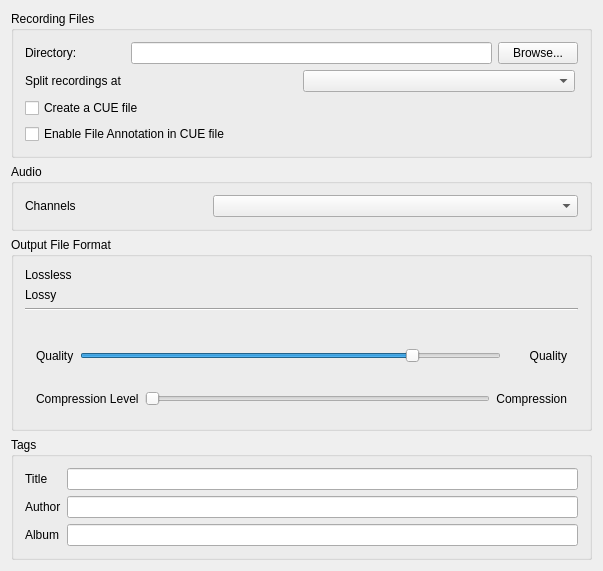
<?xml version="1.0" encoding="UTF-8"?>
<ui version="4.0">
 <class>DlgPrefRecordDlg</class>
 <widget class="QWidget" name="DlgPrefRecordDlg">
  <property name="geometry">
   <rect>
    <x>0</x>
    <y>0</y>
    <width>603</width>
    <height>568</height>
   </rect>
  </property>
  <property name="windowTitle">
   <string>Recording Preferences</string>
  </property>
  <layout class="QGridLayout" name="gridLayout_2">

   <item row="0" column="0" colspan="3">
    <widget class="QGroupBox" name="groupBoxRecordingsPath">
     <property name="title">
      <string>Recording Files</string>
     </property>
     <layout class="QGridLayout" name="gridLayout_Recordings">
      <item row="0" column="0">
       <widget class="QLabel" name="TextLabel_Recordings">
        <property name="enabled">
         <bool>true</bool>
        </property>
        <property name="minimumSize">
         <size>
          <width>100</width>
          <height>10</height>
         </size>
        </property>
        <property name="font">
         <font/>
        </property>
        <property name="text">
         <string>Directory:</string>
        </property>
        <property name="wordWrap">
         <bool>false</bool>
        </property>
        <property name="buddy">
         <cstring>LineEditRecordings</cstring>
        </property>
       </widget>
      </item>
      <item row="0" column="1">
       <widget class="QLineEdit" name="LineEditRecordings">
        <property name="minimumSize">
         <size>
          <width>100</width>
          <height>10</height>
         </size>
        </property>
        <property name="font">
         <font/>
        </property>
       </widget>
      </item>
      <item row="0" column="2">
       <widget class="QPushButton" name="PushButtonBrowseRecordings">
        <property name="font">
         <font/>
        </property>
        <property name="text">
         <string>Browse...</string>
        </property>
       </widget>
      </item>

      <item row="1" column="0" colspan="3">
       <layout class="QHBoxLayout" name="splittingLayout">
        <property name="topMargin">
         <number>0</number>
        </property>
        <property name="rightMargin">
         <number>0</number>
        </property>
        <property name="bottomMargin">
         <number>0</number>
        </property>
        <property name="leftMargin">
         <number>0</number>
        </property>
        <item>
         <widget class="QLabel" name="LabelSplitting">
          <property name="text">
           <string>Split recordings at</string>
          </property>
          <property name="buddy">
           <cstring>comboBoxSplitting</cstring>
          </property>
         </widget>
        </item>
        <item>
         <widget class="QComboBox" name="comboBoxSplitting"/>
        </item>
        <!--item row="1" column="4" rowspan="4"-->
        <item>
         <spacer name="horizontalSpacer_split">
          <property name="orientation">
           <enum>Qt::Horizontal</enum>
          </property>
          <property name="sizeType">
           <enum>QSizePolicy::MinimumExpanding</enum>
          </property>
         </spacer>
        </item>
       </layout>
      </item>

      <item row="2" column="0" colspan="3">
       <widget class="QCheckBox" name="CheckBoxRecordCueFile">
        <property name="text">
         <string>Create a CUE file</string>
        </property>
       </widget>
      </item>


      <item row="3" column="0" colspan="3">
       <widget class="QCheckBox" name="CheckBoxUseCueFileAnnotation">
        <property name="toolTip">
         <string>This will include the filepath for each track in the CUE file.
This option makes the CUE file less portable and can reveal personal
information from filepaths (i.e. username)</string>
        </property>
        <property name="text">
         <string>Enable File Annotation in CUE file</string>
        </property>
       </widget>
      </item>

     </layout>
    </widget>
   </item>
     
	<item row="1" column="0" colspan="3">
		<widget class="QGroupBox" name="groupBoxAudio">
			<property name="title">
				<string>Audio</string>
			</property>
			<layout class="QGridLayout" name="gridLayoutAudio">
				<item row="0" column="0">
					<widget class="QLabel" name="recordingMainOutputModeLabel">
						<property name="text">
							<string>Channels</string>
						</property>
						<property name="buddy">
							<cstring>recordingMainOutputModeComboBox</cstring>
						</property>
					</widget>
				</item>
				<item row="0" column="1" colspan="2">
					<widget class="QComboBox" name="recordingMainOutputModeComboBox"/>
				</item>
			</layout>
		</widget>
	</item>

	<item row="2" column="0" colspan="3">
    <widget class="QGroupBox" name="groupBoxFileformat">
     <property name="title">
      <string>Output File Format</string>
     </property>
     <layout class="QGridLayout" name="gridLayout_4">

      <item row="1" column="0">
       <widget class="QLabel" name="LabelLossless">
        <property name="text">
         <string>Lossless</string>
        </property>
       </widget>
      </item>
      <item row="1" column="1" colspan="2">
       <layout class="QHBoxLayout" name="LosslessEncLayout">
        <property name="topMargin">
         <number>0</number>
        </property>
       </layout>
      </item>

      <item row="2" column="0">
       <widget class="QLabel" name="LabelLossy">
        <property name="text">
         <string>Lossy</string>
        </property>
       </widget>
      </item>
      <item row="2" column="1" colspan="2">
       <layout class="QHBoxLayout" name="LossyEncLayout"/>
      </item>

      <item row="3" column="0" colspan="3">
       <widget class="Line" name="line">
        <property name="orientation">
         <enum>Qt::Horizontal</enum>
        </property>
       </widget>
      </item>

      <item row="4" column="0">
       <widget class="QLabel" name="labelOptionGroup">
        <property name="minimumSize">
         <size>
          <width>0</width>
          <height>0</height>
         </size>
        </property>
        <property name="text">
         <string/>
        </property>
       </widget>
      </item>
      <item row="4" column="1" colspan="2">
       <layout class="QHBoxLayout" name="OptionGroupsLayout"/>
      </item>

      <item row="5" column="0" colspan="3">
       <widget class="QWidget" name="qualityGroup">
        <layout class="QHBoxLayout" name="qualityHLayout">
         <item>
          <widget class="QLabel" name="LabelQuality">
           <property name="text">
            <string>Quality</string>
           </property>
          </widget>
         </item>
         <item>
          <widget class="QSlider" name="SliderQuality">
           <property name="minimum">
            <number>1</number>
           </property>
           <property name="maximum">
            <number>11</number>
           </property>
           <property name="singleStep">
            <number>1</number>
           </property>
           <property name="pageStep">
            <number>1</number>
           </property>
           <property name="value">
            <number>9</number>
           </property>
           <property name="orientation">
            <enum>Qt::Horizontal</enum>
           </property>
           <property name="tickInterval">
            <number>5</number>
           </property>
          </widget>
         </item>
         <item>
          <widget class="QLabel" name="TextQuality">
           <property name="minimumSize">
            <size>
             <width>60</width>
             <height>0</height>
            </size>
           </property>
           <property name="text">
            <string>Quality</string>
           </property>
           <property name="alignment">
            <set>Qt::AlignRight|Qt::AlignTrailing|Qt::AlignVCenter</set>
           </property>
           <property name="wordWrap">
            <bool>false</bool>
           </property>
           <property name="buddy">
            <cstring>SliderQuality</cstring>
           </property>
          </widget>
         </item>
        </layout>
       </widget>
      </item>

      <item row="6" column="0" colspan="3">
       <widget class="QWidget" name="compressionGroup">
        <layout class="QHBoxLayout" name="compressionHLayout">
         <item>
          <widget class="QLabel" name="LabelCompression">
           <property name="text">
            <string>Compression Level</string>
           </property>
          </widget>
         </item>
         <item>
          <widget class="QSlider" name="SliderCompression">
           <property name="orientation">
            <enum>Qt::Horizontal</enum>
           </property>
          </widget>
         </item>
         <item>
          <widget class="QLabel" name="TextCompression">
           <property name="minimumSize">
            <size>
             <width>60</width>
             <height>0</height>
            </size>
           </property>
           <property name="text">
            <string>Compression</string>
           </property>
           <property name="alignment">
            <set>Qt::AlignRight|Qt::AlignTrailing|Qt::AlignVCenter</set>
           </property>
           <property name="buddy">
            <cstring>SliderCompression</cstring>
           </property>
          </widget>
         </item>
        </layout>
       </widget>
      </item>

     </layout>
    </widget>
   </item>

   <item row="3" column="0" colspan="3">
    <widget class="QGroupBox" name="groupBoxTags">
     <property name="title">
      <string>Tags</string>
     </property>
     <layout class="QFormLayout" name="formLayout">
      <item row="0" column="0">
       <widget class="QLabel" name="LabelTitle">
        <property name="enabled">
         <bool>true</bool>
        </property>
        <property name="font">
         <font/>
        </property>
        <property name="text">
         <string>Title</string>
        </property>
        <property name="wordWrap">
         <bool>false</bool>
        </property>
        <property name="buddy">
         <cstring>LineEditTitle</cstring>
        </property>
       </widget>
      </item>
      <item row="0" column="1">
       <widget class="QLineEdit" name="LineEditTitle"/>
      </item>

      <item row="1" column="0">
       <widget class="QLabel" name="LabelAuthor">
        <property name="enabled">
         <bool>true</bool>
        </property>
        <property name="font">
         <font/>
        </property>
        <property name="text">
         <string>Author</string>
        </property>
        <property name="wordWrap">
         <bool>false</bool>
        </property>
        <property name="buddy">
         <cstring>LineEditAuthor</cstring>
        </property>
       </widget>
      </item>
      <item row="1" column="1">
       <widget class="QLineEdit" name="LineEditAuthor"/>
      </item>

      <item row="2" column="0">
       <widget class="QLabel" name="LabelAlbum">
        <property name="enabled">
         <bool>true</bool>
        </property>
        <property name="font">
         <font/>
        </property>
        <property name="text">
         <string>Album</string>
        </property>
        <property name="wordWrap">
         <bool>false</bool>
        </property>
        <property name="buddy">
         <cstring>LineEditAlbum</cstring>
        </property>
       </widget>
      </item>
      <item row="2" column="1">
       <widget class="QLineEdit" name="LineEditAlbum"/>
      </item>
     </layout>
    </widget>
   </item>

   <item row="7" column="1">
    <spacer>
     <property name="orientation">
      <enum>Qt::Vertical</enum>
     </property>
     <property name="sizeHint" stdset="0">
      <size>
       <width>20</width>
       <height>51</height>
      </size>
     </property>
    </spacer>
   </item>

  </layout>
 </widget>
 <layoutdefault spacing="6" margin="11"/>
 <tabstops>
  <tabstop>LineEditRecordings</tabstop>
  <tabstop>PushButtonBrowseRecordings</tabstop>
  <tabstop>comboBoxSplitting</tabstop>
  <tabstop>CheckBoxRecordCueFile</tabstop>
  <tabstop>CheckBoxUseCueFileAnnotation</tabstop>
  <tabstop>SliderCompression</tabstop>
  <tabstop>SliderQuality</tabstop>
  <tabstop>LineEditTitle</tabstop>
  <tabstop>LineEditAuthor</tabstop>
  <tabstop>LineEditAlbum</tabstop>
 </tabstops>
 <resources/>
 <connections/>
</ui>
